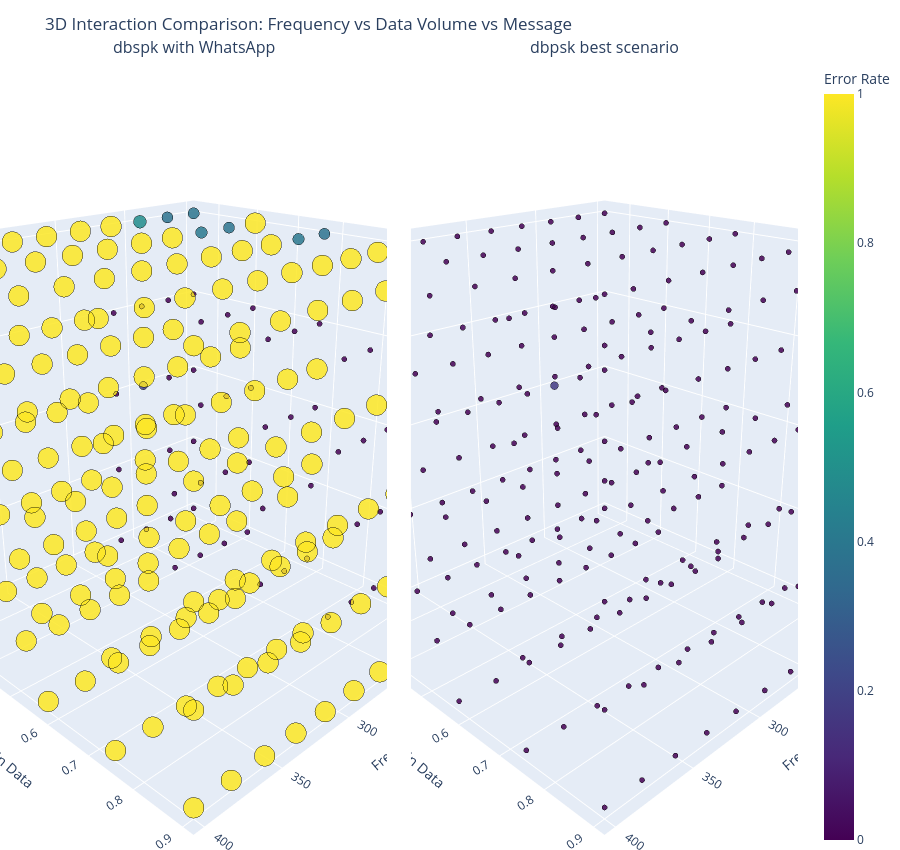

Source (notebook cell):
### Markdown cell above
## 3D Interaction: Frequency, Data Volume, and Message (Comparison)
This figure is split into two 3D panels:
- Column A: `csv_path` (actual pipeline output)
- Column B: `no_audio_compression` (best-case reference)
Color and marker size encode `error_rate` (lower is better).

### Code cell
from plot_helpers import plot_3d_interaction_comparison

plot_3d_interaction_comparison(
    df_first,
    df_second,
    label_a=LABEL_FIRST,
    label_b=LABEL_SECOND,
)

### Figure 1 — Plotly figure (JSON) as saved in the notebook; plotly's stock layout.template omitted (floating-point values rounded to 4 significant figures; data arrays with more than 128 entries replaced by an {"elided": "..."} marker saying what was removed)
{"data": [{"customdata": {"elided": "250x3 mixed values"}, "hovertemplate": "Frequency=%{x}<br>Volume Gain Data=%{y:.6f}<br>Message=%{customdata[0]}<br>Error Rate=%{customdata[1]:.4f}<extra></extra>", "marker": {"color": {"elided": "250 float values"}, "coloraxis": "coloraxis", "line": {"color": "black", "width": 0.5}, "opacity": 0.85, "size": {"elided": "250 float values"}}, "mode": "markers", "name": "A", "scene": "scene", "showlegend": false, "type": "scatter3d", "x": {"elided": "250 int values"}, "y": {"elided": "250 float values"}, "z": {"elided": "250 int values"}}, {"customdata": {"elided": "250x3 mixed values"}, "hovertemplate": "Frequency=%{x}<br>Volume Gain Data=%{y:.6f}<br>Message=%{customdata[0]}<br>Error Rate=%{customdata[1]:.4f}<extra></extra>", "marker": {"color": {"elided": "250 float values"}, "coloraxis": "coloraxis", "line": {"color": "black", "width": 0.5}, "opacity": 0.85, "size": {"elided": "250 float values"}}, "mode": "markers", "name": "B", "scene": "scene2", "showlegend": false, "type": "scatter3d", "x": {"elided": "250 int values"}, "y": {"elided": "250 float values"}, "z": {"elided": "250 int values"}}], "layout": {"annotations": [{"font": {"size": 16}, "showarrow": false, "text": "dbspk with WhatsApp", "x": 0.2425, "xanchor": "center", "xref": "paper", "y": 1, "yanchor": "bottom", "yref": "paper"}, {"font": {"size": 16}, "showarrow": false, "text": "dbpsk best scenario", "x": 0.7575, "xanchor": "center", "xref": "paper", "y": 1, "yanchor": "bottom", "yref": "paper"}], "coloraxis": {"cmax": 1, "cmin": 0, "colorbar": {"title": {"text": "Error Rate"}}, "colorscale": [[0, "#440154"], [0.1111, "#482878"], [0.2222, "#3e4989"], [0.3333, "#31688e"], [0.4444, "#26828e"], [0.5556, "#1f9e89"], [0.6667, "#35b779"], [0.7778, "#6ece58"], [0.8889, "#b5de2b"], [1, "#fde725"]]}, "height": 850, "margin": {"b": 0, "l": 0, "r": 0, "t": 60}, "scene": {"camera": {"eye": {"x": 1.5, "y": 1.5, "z": 0.9}}, "domain": {"x": [0, 0.485], "y": [0, 1]}, "xaxis": {"title": {"text": "Frequency"}}, "yaxis": {"title": {"text": "Volume Gain Data"}}, "zaxis": {"ticktext": ["Hi!", "Hello world, this is a 1234...", "Special symbols: @#$%^&*+=_...", "Line breaks test: First lin...", "Long message: This is a sig..."], "tickvals": [0, 1, 2, 3, 4], "title": {"text": "Message"}}}, "scene2": {"camera": {"eye": {"x": 1.5, "y": 1.5, "z": 0.9}}, "domain": {"x": [0.515, 1], "y": [0, 1]}, "xaxis": {"title": {"text": "Frequency"}}, "yaxis": {"title": {"text": "Volume Gain Data"}}, "zaxis": {"ticktext": ["Hi!", "Hello world, this is a 1234...", "Special symbols: @#$%^&*+=_...", "Line breaks test: First lin...", "Long message: This is a sig..."], "tickvals": [0, 1, 2, 3, 4], "title": {"text": "Message"}}}, "title": {"text": "3D Interaction Comparison: Frequency vs Data Volume vs Message"}}}
